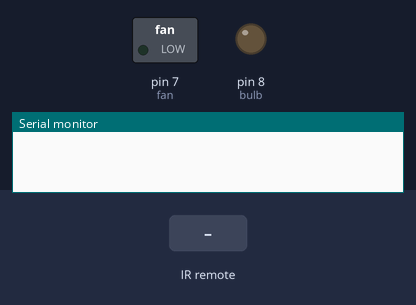
A sketch run on a simulated Arduino Uno, built with avr-gcc and run on an emulated ATmega328P. On the bench: switched loads named in the sketch (green lamp = pin HIGH), output pins drawn as LEDs (lit = HIGH), the last lines printed to the serial monitor. Inputs (shaded band) come from the test bench.

Above: at 1.2 s.
1.3 s: infrared code 0xE0E040BF received
At 1.9 s:
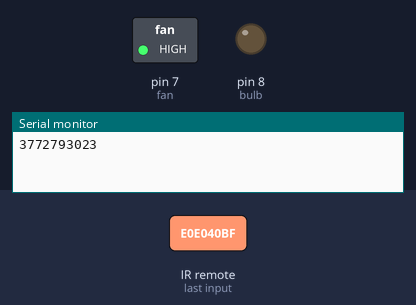
2.8 s: infrared code 0xE0E020DF received
At 4.0 s:
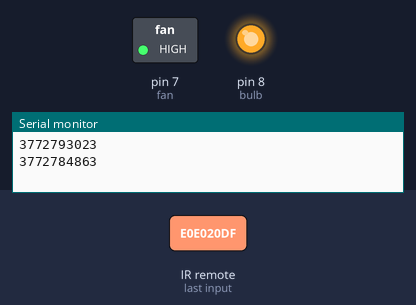
4.3 s: infrared code 0xE0E016E9 received
At 5.4 s:
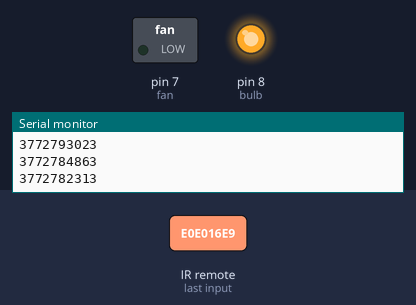
5.8 s: infrared code 0xE0E0E01F received
At 6.5 s:
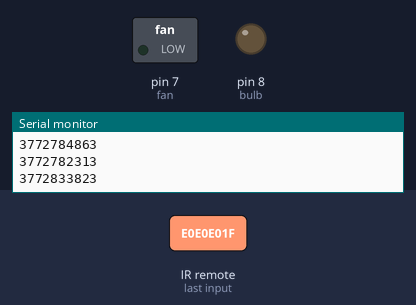
Timing chart, 0 to 8.3 s (numbered marks = the images above; inputs shaded):
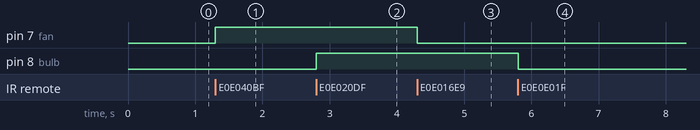

Measured:
- after the input at 1.3 s, pin 7 (fan): LOW → HIGH at once
- after the input at 2.8 s, pin 8 (bulb): LOW → HIGH at once
- after the input at 4.3 s, pin 7 (fan): HIGH → LOW at once
- after the input at 5.8 s, pin 8 (bulb): HIGH → LOW at once

The sketch:

IR_One_LED.ino
```cpp
#include <IRremote.h>
int IRpin = 11;
IRrecv irrecv(IRpin);
decode_results results;
int fan = 7;
int bulb = 8;
void setup()
{
   pinMode(fan, OUTPUT);
   pinMode(bulb, OUTPUT);
   Serial.begin(9600);
   irrecv.enableIRIn();
}

void loop() {
  if (irrecv.decode(&results)) {
    Serial.println(results.value);
    irrecv.resume();

  if(results.value== 3772793023)
  {
             digitalWrite(fan,HIGH);
  }
  if(results.value == 3772782313)
  {
             digitalWrite(fan,LOW);
  }
  if(results.value== 3772784863)
  {
             digitalWrite(bulb,HIGH);
  }
  if(results.value == 3772833823)
  {
             digitalWrite(bulb,LOW);
  }
  }
}
```
